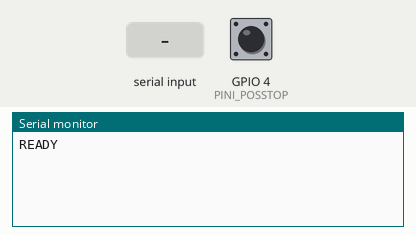
The sketch below on a simulated ESP32. On the bench: the last lines printed to the serial monitor. The inputs (shaded band) are chosen by the test bench; at power-on: GPIO 4 (PINI_POSSTOP) HIGH.

Above: at 1.2 s.
1.3 s: "90,45,200\n" received over Serial
At 1.6 s:
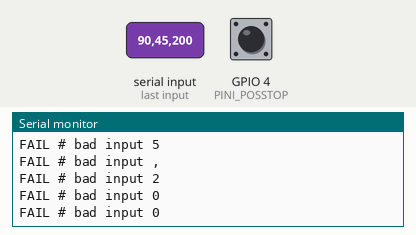
2.8 s: "S90\n" received over Serial
At 3.6 s:
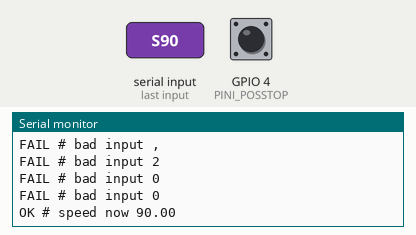
4.3 s: "U90\n" received over Serial
At 4.8 s:
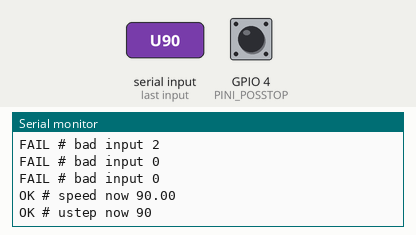
5.8 s: "M90\n" received over Serial
At 7.1 s:
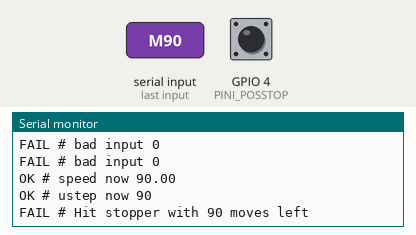
Timing chart, 0 to 8.3 s (numbered marks = the images above; inputs shaded):
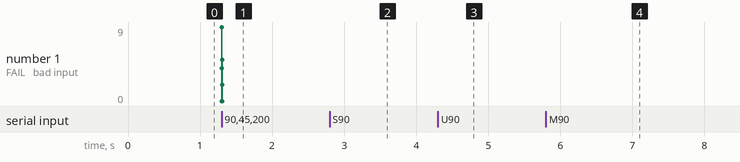

The sketch:

uc.ino
```cpp
#include <Arduino.h>

int MOTOR_STEPS = 400;
int MOTOR_ACCEL = 2000;
int MOTOR_DECEL = 2000;
int RPM = 120;

// stoppers are active low, i.e. pulled to ground if the stopper is hit
int PINI_POSSTOP = 4;
int PINI_NEGSTOP = 15;

int PINI_NFAULT = 34;

int PIN_ENBL = 32;
int PIN_DIR = 22;
int PIN_STEP = 23;
int PIN_M2 = 21;
int PIN_M1 = 19;
int PIN_M0 = 18;

#include "DRV8825.h"
DRV8825 stepper(MOTOR_STEPS, PIN_DIR, PIN_STEP, PIN_ENBL, PIN_M0, PIN_M1, PIN_M2);

void setup() {
    Serial.begin(115200);
    stepper.begin(RPM);
    stepper.enable();
    pinMode(PINI_POSSTOP, INPUT_PULLUP);
    pinMode(PINI_NEGSTOP, INPUT_PULLUP);
    //pinMode(PIN_ENBL, OUTPUT);
    //digitalWrite(PIN_ENBL, LOW);
    stepper.setSpeedProfile(stepper.LINEAR_SPEED, MOTOR_ACCEL, MOTOR_DECEL);

    Serial.println("READY");
    Serial.setTimeout(10);
}

void loop() {
    if (Serial.available() < 1) {
        return;
    }
    int c = Serial.read();
    if (c == 'S') {
            float speed = Serial.parseFloat();
            stepper.setRPM(speed);
            Serial.print("OK # speed now ");
            Serial.println(speed);
    } else if (c == 'U') {
            int ustep = Serial.parseInt();
            int res = stepper.setMicrostep(ustep);
            if (res != ustep) {
                Serial.println("FAIL # ustep mismatch");
            } else {
                Serial.print("OK # ustep now ");
                Serial.println(res);
            }
    } else if (c == 'M') {
            long move = Serial.parseInt();
            stepper.startMove(move);
            while (true) {
                //Serial.print("#POS ");
                //Serial.print(digitalRead(PINI_POSSTOP));
                //Serial.print(" NEG ");
                //Serial.println(digitalRead(PINI_NEGSTOP));
                int at_stop = digitalRead(move > 0 ? PINI_POSSTOP : PINI_NEGSTOP);
                if (at_stop) {
                    long remaining = stepper.stop();
                    Serial.print("FAIL # Hit stopper with ");
                    Serial.print(remaining);
                    Serial.println(" moves left");
                    break;
                }
                long wait_time_micros = stepper.nextAction();
                if (wait_time_micros <= 0) {
                    Serial.print("OK # moved ");
                    Serial.println(move);
                    break;
                }
            }
    } else if (c == -1 || isSpace(c)) {
        return;
    } else {
            char chr = c;
            Serial.print("FAIL # bad input ");
            Serial.println(chr);
    }
    Serial.flush();
}
```

Measured:
- after the input at 1.3 s, the serial monitor: prints a new line at once (image 1)
- after the input at 2.8 s, the serial monitor: prints a new line at once (image 2)
- after the input at 4.3 s, the serial monitor: prints a new line at once (image 3)
- after the input at 5.8 s, the serial monitor: prints a new line at once (image 4)
